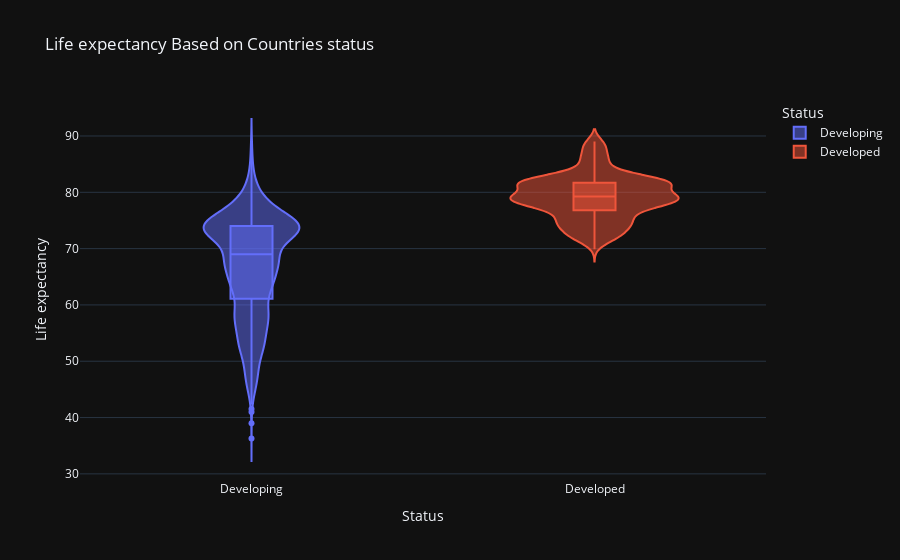

The notebook cell this image was saved under:
### Markdown cell above
## new plot library is used to describe the Status of the population as follows:

### Code cell
# bonus usage of new library.

import plotly.express as px 

fig=px.violin(data,x='Status',y='Life expectancy ',color='Status',template='plotly_dark',box=True,title='Life expectancy Based on Countries status')
fig.show()

### Figure 1 — Plotly figure (JSON) as saved in the notebook; plotly's stock layout.template omitted (floating-point values rounded to 4 significant figures; data arrays with more than 128 entries replaced by an {"elided": "..."} marker saying what was removed)
{"data": [{"alignmentgroup": "True", "box": {"visible": true}, "hovertemplate": "Status=%{x}<br>Life expectancy =%{y}<extra></extra>", "legendgroup": "Developing", "marker": {"color": "#636efa"}, "name": "Developing", "offsetgroup": "Developing", "orientation": "v", "scalegroup": "True", "showlegend": true, "type": "violin", "x": {"elided": "2426 str values"}, "x0": " ", "xaxis": "x", "y": {"elided": "2426 float values"}, "y0": " ", "yaxis": "y"}, {"alignmentgroup": "True", "box": {"visible": true}, "hovertemplate": "Status=%{x}<br>Life expectancy =%{y}<extra></extra>", "legendgroup": "Developed", "marker": {"color": "#EF553B"}, "name": "Developed", "offsetgroup": "Developed", "orientation": "v", "scalegroup": "True", "showlegend": true, "type": "violin", "x": {"elided": "512 str values"}, "x0": " ", "xaxis": "x", "y": {"elided": "512 float values"}, "y0": " ", "yaxis": "y"}], "layout": {"legend": {"title": {"text": "Status"}, "tracegroupgap": 0}, "title": {"text": "Life expectancy Based on Countries status"}, "violinmode": "overlay", "xaxis": {"anchor": "y", "categoryarray": ["Developing", "Developed"], "categoryorder": "array", "domain": [0, 1], "title": {"text": "Status"}}, "yaxis": {"anchor": "x", "domain": [0, 1], "title": {"text": "Life expectancy "}}}}
